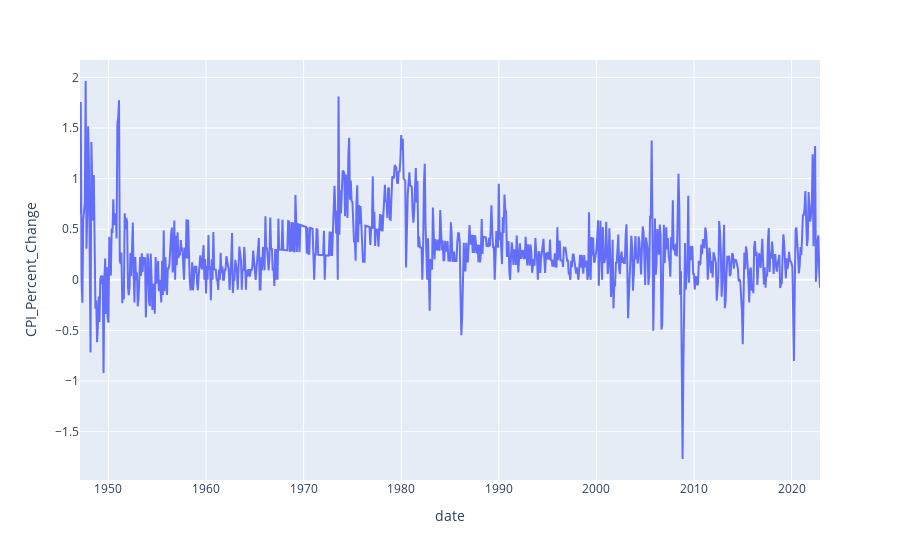

Notebook code cell kept with this figure:
### Markdown cell above
## CPI Data

### Code cell
import plotly.express as px
fig = px.line(cpi, x='date', y="CPI_Percent_Change")
fig.show()

### Figure 1 — Plotly figure (JSON) as saved in the notebook; plotly's stock layout.template omitted (floating-point values rounded to 4 significant figures; data arrays with more than 128 entries replaced by an {"elided": "..."} marker saying what was removed)
{"data": [{"hovertemplate": "date=%{x}<br>CPI_Percent_Change=%{y}<extra></extra>", "legendgroup": "", "line": {"color": "#636efa", "dash": "solid"}, "marker": {"symbol": "circle"}, "mode": "lines", "name": "", "orientation": "v", "showlegend": false, "type": "scatter", "x": {"elided": "911 str values"}, "xaxis": "x", "y": {"elided": "911 float values"}, "yaxis": "y"}], "layout": {"legend": {"tracegroupgap": 0}, "margin": {"t": 60}, "xaxis": {"anchor": "y", "domain": [0, 1], "title": {"text": "date"}}, "yaxis": {"anchor": "x", "domain": [0, 1], "title": {"text": "CPI_Percent_Change"}}}}
